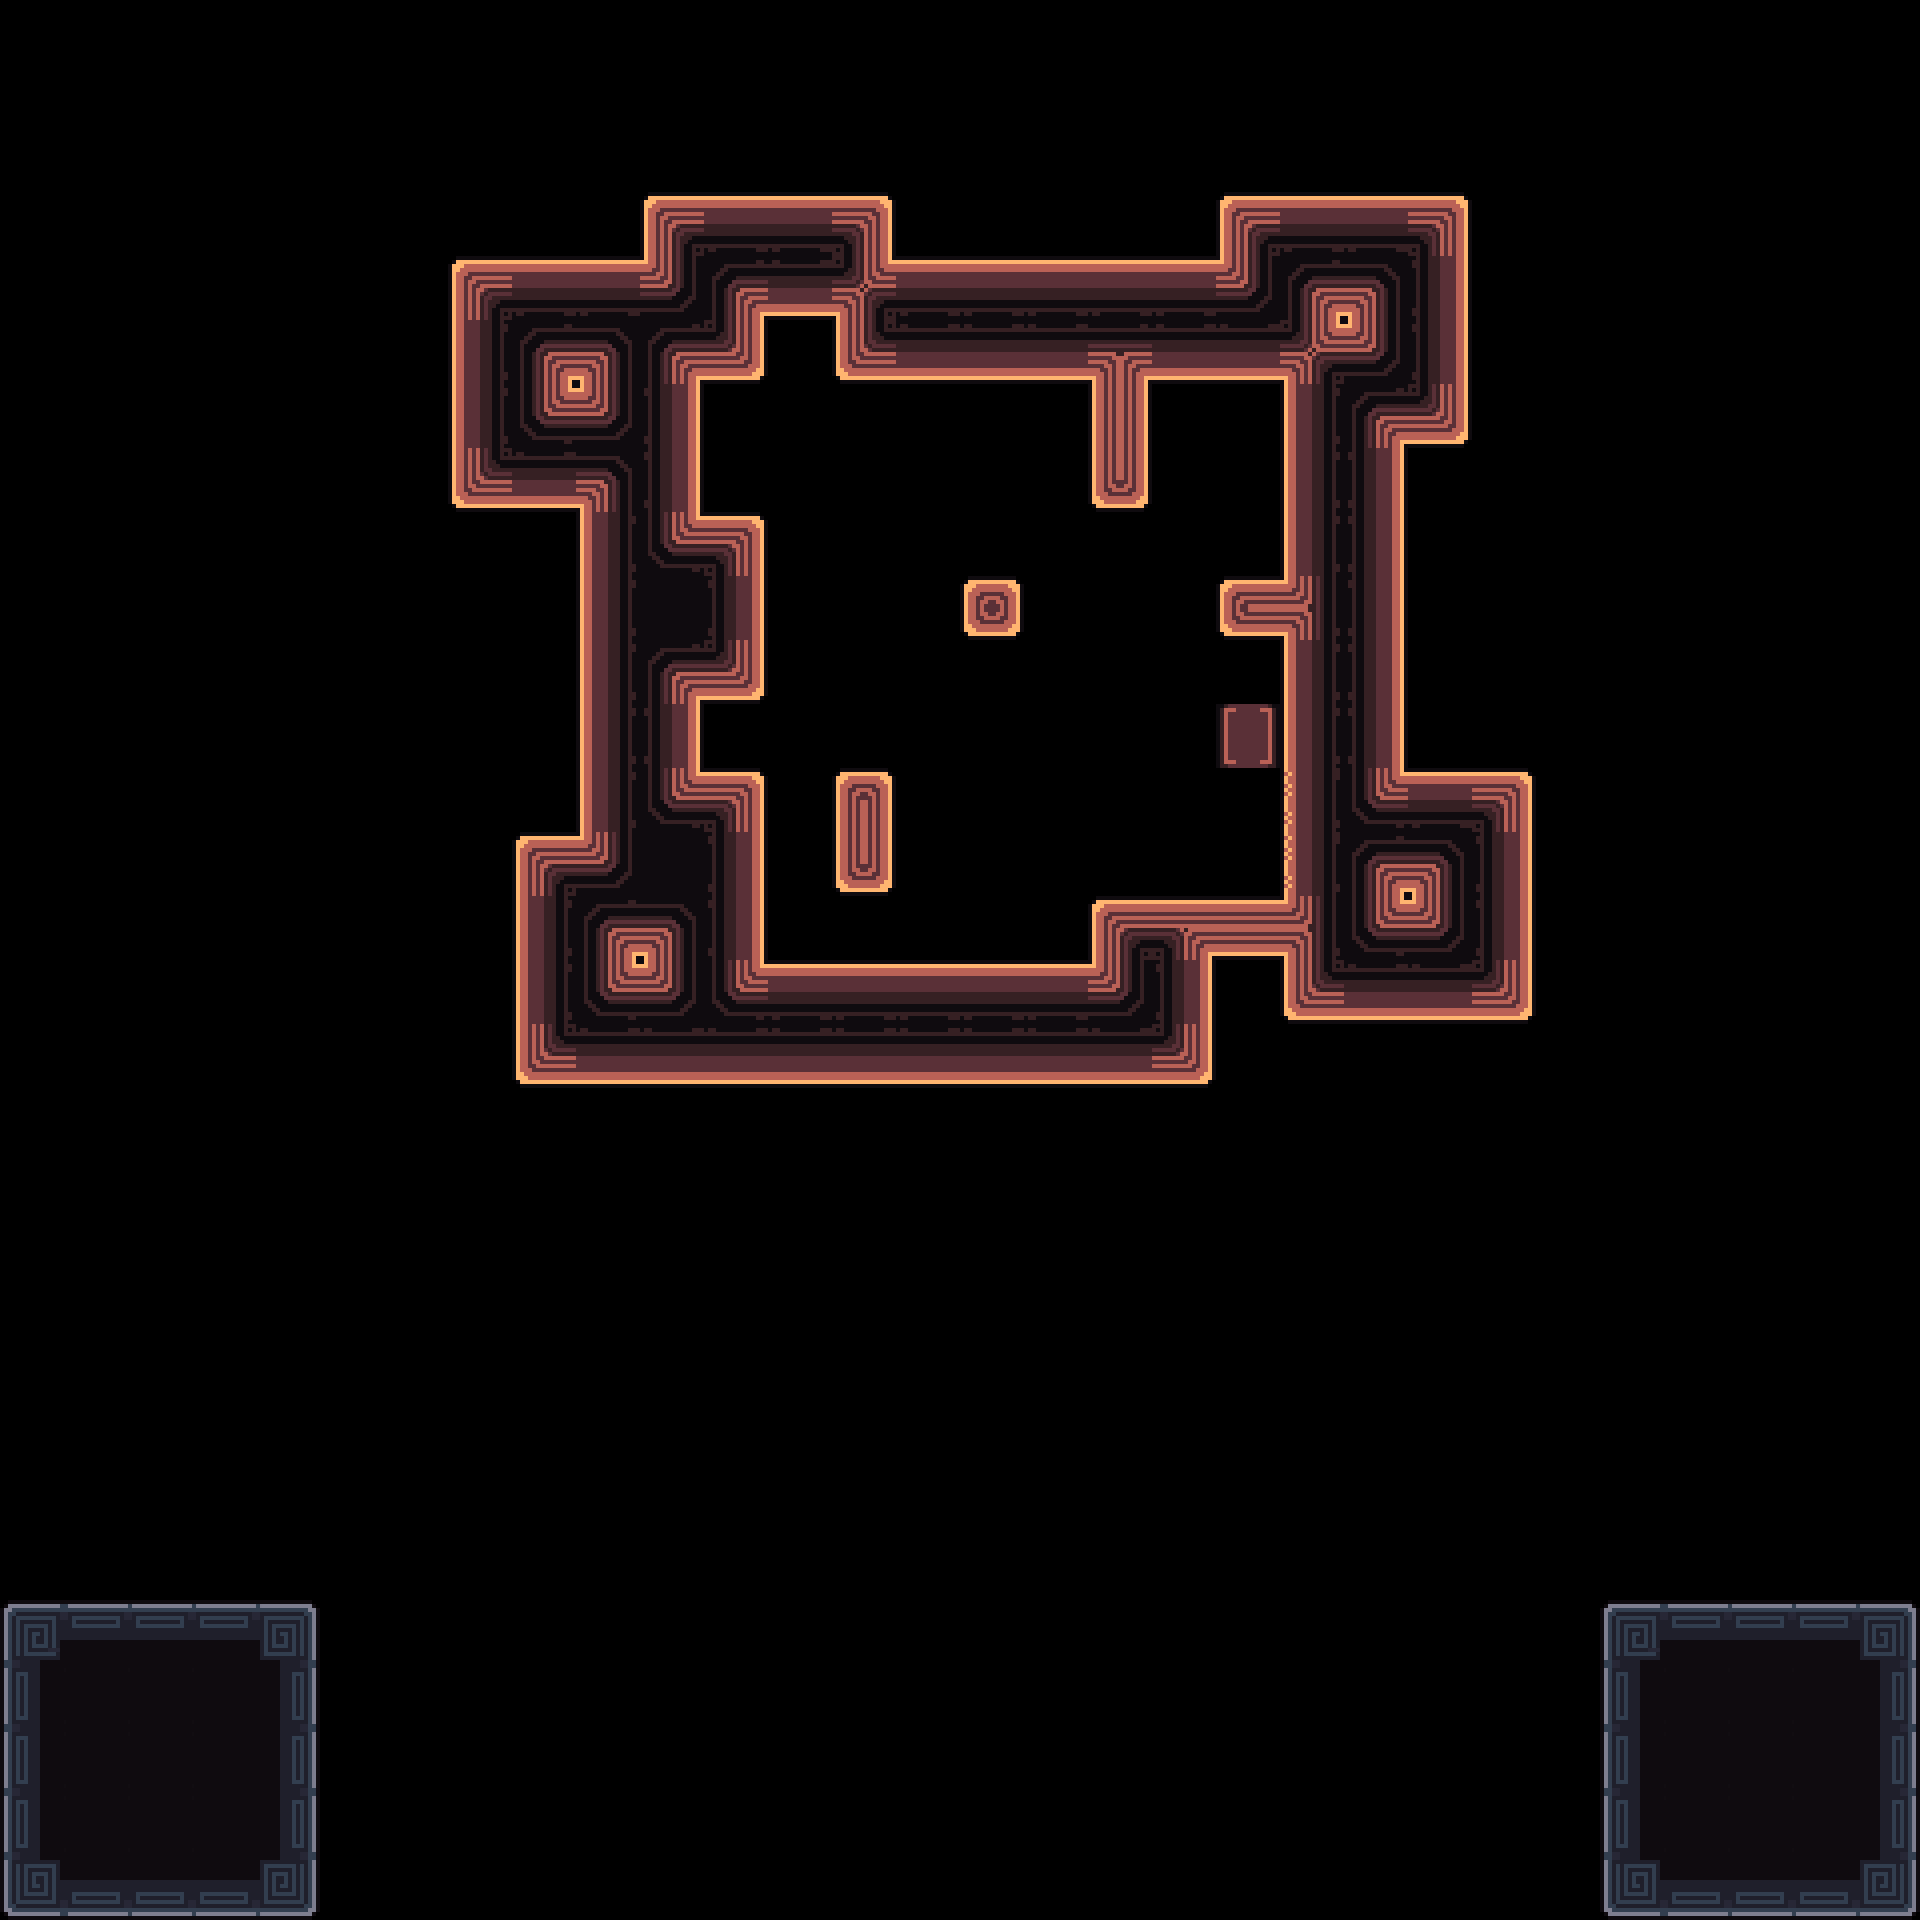

A level layout from a 2D game, rendered from its tile map. Below: a short description, then the map file with its tile-grid data intact:
An orthogonal 30x30 tile map with 64x64 px tiles, 3 tile layers (Decoration, Main, Exit) and 11 objects (3x 1, 2x Spike, Camera1, Camera2, Unactive, ...).

<map version="1.10" tiledversion="1.11.2" orientation="orthogonal" renderorder="right-down" width="30" height="30" tilewidth="64" tileheight="64" infinite="0" nextlayerid="7" nextobjectid="96">
 <tileset firstgid="1" source="../tilesets/tileset_d.tsx" />
 <objectgroup id="4" name="Triggers">
  <object id="23" name="Camera1" x="960" y="672">
   <point />
  </object>
  <object id="24" name="Camera2" x="704" y="480">
   <point />
  </object>
  <object id="29" name="Unactive" x="0" y="1600" width="320" height="320" />
  <object id="85" name="Win" x="0" y="64" width="1920" height="1216" />
  <object id="92" name="Data" type="1" x="0" y="0" width="63.6932" height="63.6932">
   <properties>
    <property name="bg" value="orange" />
    <property name="level_number" type="int" value="24" />
    <property name="level_unlock" value="23, 25" />
   </properties>
  </object>
 </objectgroup>
 <layer id="3" name="Decoration" width="30" height="30">
  <data encoding="csv">
0,0,0,0,0,0,0,0,0,0,0,0,0,0,0,0,0,0,0,0,0,0,0,0,0,0,0,0,0,0,
0,0,0,0,0,0,0,0,0,0,0,0,0,0,0,0,0,0,0,0,0,0,0,0,0,0,0,0,0,0,
0,0,0,0,0,0,0,0,0,0,0,0,0,0,0,0,0,0,0,0,0,0,0,0,0,0,0,0,0,0,
0,0,0,0,0,0,0,0,0,0,0,0,0,0,0,0,0,0,0,0,0,0,0,0,0,0,0,0,0,0,
0,0,0,0,0,0,0,0,0,0,0,0,0,0,0,0,0,0,0,0,0,0,0,0,0,0,0,0,0,0,
0,0,0,0,0,0,0,0,0,0,0,0,0,0,0,0,0,0,0,0,0,0,0,0,0,0,0,0,0,0,
0,0,0,0,0,0,0,0,0,0,0,0,0,0,0,0,0,0,0,0,0,0,0,0,0,0,0,0,0,0,
0,0,0,0,0,0,0,0,0,0,0,0,0,0,0,0,0,0,0,0,0,0,0,0,0,0,0,0,0,0,
0,0,0,0,0,0,0,0,0,0,0,0,0,0,0,0,0,0,0,0,0,0,0,0,0,0,0,0,0,0,
0,0,0,0,0,0,0,0,0,0,0,0,0,0,0,0,0,0,0,0,0,0,0,0,0,0,0,0,0,0,
0,0,0,0,0,0,0,0,0,0,0,0,0,0,0,0,0,0,0,0,0,0,0,0,0,0,0,0,0,0,
0,0,0,0,0,0,0,0,0,0,0,0,0,0,0,0,0,0,0,77,0,0,0,0,0,0,0,0,0,0,
0,0,0,0,0,0,0,0,0,0,0,0,0,0,0,0,0,0,0,0,0,0,0,0,0,0,0,0,0,0,
0,0,0,0,0,0,0,0,0,0,0,0,0,0,0,0,0,0,0,0,0,0,0,0,0,0,0,0,0,0,
0,0,0,0,0,0,0,0,0,0,0,0,0,0,0,0,0,0,0,0,0,0,0,0,0,0,0,0,0,0,
0,0,0,0,0,0,0,0,0,0,0,0,0,0,0,0,0,0,0,0,0,0,0,0,0,0,0,0,0,0,
0,0,0,0,0,0,0,0,0,0,0,0,0,0,0,0,0,0,0,0,0,0,0,0,0,0,0,0,0,0,
0,0,0,0,0,0,0,0,0,0,0,0,0,0,0,0,0,0,0,0,0,0,0,0,0,0,0,0,0,0,
0,0,0,0,0,0,0,0,0,0,0,0,0,0,0,0,0,0,0,0,0,0,0,0,0,0,0,0,0,0,
0,0,0,0,0,0,0,0,0,0,0,0,0,0,0,0,0,0,0,0,0,0,0,0,0,0,0,0,0,0,
0,0,0,0,0,0,0,0,0,0,0,0,0,0,0,0,0,0,0,0,0,0,0,0,0,0,0,0,0,0,
0,0,0,0,0,0,0,0,0,0,0,0,0,0,0,0,0,0,0,0,0,0,0,0,0,0,0,0,0,0,
0,0,0,0,0,0,0,0,0,0,0,0,0,0,0,0,0,0,0,0,0,0,0,0,0,0,0,0,0,0,
0,0,0,0,0,0,0,0,0,0,0,0,0,0,0,0,0,0,0,0,0,0,0,0,0,0,0,0,0,0,
0,0,0,0,0,0,0,0,0,0,0,0,0,0,0,0,0,0,0,0,0,0,0,0,0,0,0,0,0,0,
0,0,0,0,0,0,0,0,0,0,0,0,0,0,0,0,0,0,0,0,0,0,0,0,0,0,0,0,0,0,
0,0,0,0,0,0,0,0,0,0,0,0,0,0,0,0,0,0,0,0,0,0,0,0,0,0,0,0,0,0,
0,0,0,0,0,0,0,0,0,0,0,0,0,0,0,0,0,0,0,0,0,0,0,0,0,0,0,0,0,0,
0,0,0,0,0,0,0,0,0,0,0,0,0,0,0,0,0,0,0,0,0,0,0,0,0,0,0,0,0,0,
0,0,0,0,0,0,0,0,0,0,0,0,0,0,0,0,0,0,0,0,0,0,0,0,0,0,0,0,0,0
</data>
 </layer>
 <layer id="1" name="Main" width="30" height="30">
  <data encoding="csv">
0,0,0,0,0,0,0,0,0,0,0,0,0,0,0,0,0,0,0,0,0,0,0,0,0,0,0,0,0,0,
0,0,0,0,0,0,0,0,0,0,0,0,0,0,0,0,0,0,0,0,0,0,0,0,0,0,0,0,0,0,
0,0,0,0,0,0,0,0,0,0,0,0,0,0,0,0,0,0,0,0,0,0,0,0,0,0,0,0,0,0,
0,0,0,0,0,0,0,0,0,0,58,59,59,63,0,0,0,0,0,0,59,59,63,0,0,0,0,0,0,0,
0,0,0,0,0,0,0,58,59,59,61,98,95,1610612829,59,59,59,59,59,0,98,97,81,0,0,0,0,0,0,0,
0,0,0,0,0,0,0,76,98,97,98,99,0,94,95,95,95,91,95,0,1610612829,61,81,0,0,0,0,0,0,0,
0,0,0,0,0,0,0,76,62,61,81,0,0,0,0,0,0,73,0,0,76,98,99,0,0,0,0,0,0,0,
0,0,0,0,0,0,0,94,95,97,81,0,0,0,0,0,0,2684354616,0,0,76,81,0,0,0,0,0,0,0,0,
0,0,0,0,0,0,0,0,0,76,62,63,0,0,0,0,0,0,0,0,76,81,0,0,0,0,0,0,0,0,
0,0,0,0,0,0,0,0,0,76,80,81,0,0,0,57,0,0,0,0,2684354651,81,0,0,0,0,0,0,0,0,
0,0,0,0,0,0,0,0,0,76,98,99,0,0,0,0,0,0,0,0,76,81,0,0,0,0,0,0,0,0,
0,0,0,0,0,0,0,0,0,76,81,0,0,0,0,0,0,0,0,0,0,0,0,0,0,0,0,0,0,0,
0,0,0,0,0,0,0,0,0,76,62,63,0,1610612792,0,0,0,0,0,0,2684354656,62,59,63,0,0,0,0,0,0,
0,0,0,0,0,0,0,0,58,61,80,81,0,2684354616,0,0,0,0,0,0,2684354656,98,97,81,0,0,0,0,0,0,
0,0,0,0,0,0,0,0,76,98,97,81,0,0,0,0,0,58,3758096458,0,2684354651,62,61,81,0,0,0,0,0,0,
0,0,0,0,0,0,0,0,76,62,61,62,59,59,59,59,59,61,81,0,94,95,95,99,0,0,0,0,0,0,
0,0,0,0,0,0,0,0,94,95,95,95,95,95,95,95,95,95,99,0,0,0,0,0,0,0,0,0,0,0,
0,0,0,0,0,0,0,0,0,0,0,0,0,0,0,0,0,0,0,0,0,0,0,0,0,0,0,0,0,0,
0,0,0,0,0,0,0,0,0,0,0,0,0,0,0,0,0,0,0,0,0,0,0,0,0,0,0,0,0,0,
0,0,0,0,0,0,0,0,0,0,0,0,0,0,0,0,0,0,0,0,0,0,0,0,0,0,0,0,0,0,
0,0,0,0,0,0,0,0,0,0,0,0,0,0,0,0,0,0,0,0,0,0,0,0,0,0,0,0,0,0,
0,0,0,0,0,0,0,0,0,0,0,0,0,0,0,0,0,0,0,0,0,0,0,0,0,0,0,0,0,0,
0,0,0,0,0,0,0,0,0,0,0,0,0,0,0,0,0,0,0,0,0,0,0,0,0,0,0,0,0,0,
0,0,0,0,0,0,0,0,0,0,0,0,0,0,0,0,0,0,0,0,0,0,0,0,0,0,0,0,0,0,
0,0,0,0,0,0,0,0,0,0,0,0,0,0,0,0,0,0,0,0,0,0,0,0,0,0,0,0,0,0,
10,12,12,12,15,0,0,0,0,0,0,0,0,0,0,0,0,0,0,0,0,0,0,0,0,10,12,12,12,15,
28,32,32,32,33,0,0,0,0,0,0,0,0,0,0,0,0,0,0,0,0,0,0,0,0,28,32,32,32,33,
28,32,32,32,33,0,0,0,0,0,0,0,0,0,0,0,0,0,0,0,0,0,0,0,0,28,32,32,32,33,
28,32,32,32,33,0,0,0,0,0,0,0,0,0,0,0,0,0,0,0,0,0,0,0,0,28,32,32,32,33,
46,48,48,48,51,0,0,0,0,0,0,0,0,0,0,0,0,0,0,0,0,0,0,0,0,46,48,48,48,51
</data>
 </layer>
 <layer id="6" name="Exit" width="30" height="30">
  <data encoding="csv">
0,0,0,0,0,0,0,0,0,0,0,0,0,0,0,0,0,0,0,0,0,0,0,0,0,0,0,0,0,0,
0,0,0,0,0,0,0,0,0,0,0,0,0,0,0,0,0,0,0,0,0,0,0,0,0,0,0,0,0,0,
0,0,0,0,0,0,0,0,0,0,0,0,0,0,0,0,0,0,0,0,0,0,0,0,0,0,0,0,0,0,
0,0,0,0,0,0,0,0,0,0,0,0,0,0,0,0,0,0,0,58,0,0,0,0,0,0,0,0,0,0,
0,0,0,0,0,0,0,0,0,0,0,0,0,0,0,0,0,0,0,61,0,0,0,0,0,0,0,0,0,0,
0,0,0,0,0,0,0,0,0,0,0,0,0,0,0,0,0,0,0,95,0,0,0,0,0,0,0,0,0,0,
0,0,0,0,0,0,0,0,0,0,0,0,0,0,0,0,0,0,0,0,0,0,0,0,0,0,0,0,0,0,
0,0,0,0,0,0,0,0,0,0,0,0,0,0,0,0,0,0,0,0,0,0,0,0,0,0,0,0,0,0,
0,0,0,0,0,0,0,0,0,0,0,0,0,0,0,0,0,0,0,0,0,0,0,0,0,0,0,0,0,0,
0,0,0,0,0,0,0,0,0,0,0,0,0,0,0,0,0,0,0,3221225528,0,0,0,0,0,0,0,0,0,0,
0,0,0,0,0,0,0,0,0,0,0,0,0,0,0,0,0,0,0,0,0,0,0,0,0,0,0,0,0,0,
0,0,0,0,0,0,0,0,0,0,0,0,0,0,0,0,0,0,0,0,76,81,0,0,0,0,0,0,0,0,
0,0,0,0,0,0,0,0,0,0,0,0,0,0,0,0,0,0,0,0,0,0,0,0,0,0,0,0,0,0,
0,0,0,0,0,0,0,0,0,0,0,0,0,0,0,0,0,0,0,0,0,0,0,0,0,0,0,0,0,0,
0,0,0,0,0,0,0,0,0,0,0,0,0,0,0,0,0,0,0,1610612809,0,0,0,0,0,0,0,0,0,0,
0,0,0,0,0,0,0,0,0,0,0,0,0,0,0,0,0,0,0,0,0,0,0,0,0,0,0,0,0,0,
0,0,0,0,0,0,0,0,0,0,0,0,0,0,0,0,0,0,0,0,0,0,0,0,0,0,0,0,0,0,
0,0,0,0,0,0,0,0,0,0,0,0,0,0,0,0,0,0,0,0,0,0,0,0,0,0,0,0,0,0,
0,0,0,0,0,0,0,0,0,0,0,0,0,0,0,0,0,0,0,0,0,0,0,0,0,0,0,0,0,0,
0,0,0,0,0,0,0,0,0,0,0,0,0,0,0,0,0,0,0,0,0,0,0,0,0,0,0,0,0,0,
0,0,0,0,0,0,0,0,0,0,0,0,0,0,0,0,0,0,0,0,0,0,0,0,0,0,0,0,0,0,
0,0,0,0,0,0,0,0,0,0,0,0,0,0,0,0,0,0,0,0,0,0,0,0,0,0,0,0,0,0,
0,0,0,0,0,0,0,0,0,0,0,0,0,0,0,0,0,0,0,0,0,0,0,0,0,0,0,0,0,0,
0,0,0,0,0,0,0,0,0,0,0,0,0,0,0,0,0,0,0,0,0,0,0,0,0,0,0,0,0,0,
0,0,0,0,0,0,0,0,0,0,0,0,0,0,0,0,0,0,0,0,0,0,0,0,0,0,0,0,0,0,
0,0,0,0,0,0,0,0,0,0,0,0,0,0,0,0,0,0,0,0,0,0,0,0,0,0,0,0,0,0,
0,0,0,0,0,0,0,0,0,0,0,0,0,0,0,0,0,0,0,0,0,0,0,0,0,0,0,0,0,0,
0,0,0,0,0,0,0,0,0,0,0,0,0,0,0,0,0,0,0,0,0,0,0,0,0,0,0,0,0,0,
0,0,0,0,0,0,0,0,0,0,0,0,0,0,0,0,0,0,0,0,0,0,0,0,0,0,0,0,0,0,
0,0,0,0,0,0,0,0,0,0,0,0,0,0,0,0,0,0,0,0,0,0,0,0,0,0,0,0,0,0
</data>
 </layer>
 <objectgroup id="2" name="Entities">
  <object id="80" name="Player0" type="1" x="768" y="896" width="63.6932" height="63.6932" />
  <object id="81" name="Player1" type="1" x="704" y="384" width="63.6932" height="63.6932" />
  <object id="82" name="Spike" x="1216" y="960" width="63.5" height="63.5" />
  <object id="83" name="Spike" x="704" y="448" width="63.5" height="63.5" />
  <object id="94" name="Tablet" x="704" y="704" width="63.5" height="63.5" />
  <object id="93" name="Battery" x="1216" y="704" width="63.5" height="63.5" />
 </objectgroup>
</map>
